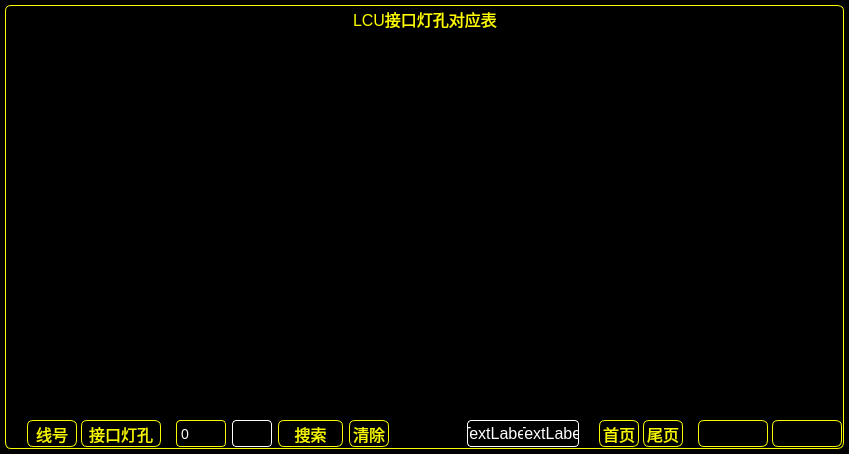
<?xml version="1.0" encoding="UTF-8"?>
<ui version="4.0">
 <class>InterfaceLampHole</class>
 <widget class="QWidget" name="InterfaceLampHole">
  <property name="geometry">
   <rect>
    <x>0</x>
    <y>0</y>
    <width>849</width>
    <height>454</height>
   </rect>
  </property>
  <property name="windowTitle">
   <string>Form</string>
  </property>
  <property name="styleSheet">
   <string notr="true">QWidget{
	background:black;
}

QWidget#widget{
	border:1px solid #fefe00;
	border-radius:6px;	
}
QLabel#label_InterfaceLampHole{
	font:75 16px;
	color:#fefe00;
}

/*******页码******/
QLabel#label
{
	color:white;
	font :14px;
	border :1px solid white;
	border-radius:4px;
}
QLabel#label_pageNum{
	color:white;
	font:16px;
	border:1px solid white;
	border-top-left-radius:4px;
	border-bottom-left-radius:4px;
	border-right:none;
}
/*****总页数*****/
QLabel#label_totalPage{
	color:white;
	font:16px;
	border:1px solid white;
	border-bottom-right-radius:4px;
	border-top-right-radius:4px;
	border-left:none;
}

QPushButton{
	color:#f9f900;
	font:75 16px;
	border:1px solid  #fafa00;
	border-radius:6px;
}

QPushButton:pressed,QPushButton:focus{
	background:#0000fe;
}

QLineEdit#lineEdit_search{
	color: #fefe00;
}

QLabel#label_search{
	color: #fefe00;
}

QComboBox#cbx_enumSelection{
	font:75 14px;
	background:transparent;
	color:white;
	border:1px solid #fafa00;
	border-radius:4px;
}

QComboBox#cbx_enumSelection::down-arrow{
	image: url(:/ComboBox/Image/ComboBox/down_arrow.png);
}

QComboBox#cbx_enumSelection::drop-down{
	border:none;
	
}

QComboBox QAbstractItemView {
	font: 75 14px;
	background-color: #28231f;
	color: white;
	border:none;
}


</string>
  </property>
  <layout class="QGridLayout" name="gridLayout">
   <property name="margin">
    <number>5</number>
   </property>
   <property name="spacing">
    <number>0</number>
   </property>
   <item row="0" column="0">
    <widget class="QWidget" name="widget" native="true">
     <layout class="QVBoxLayout" name="verticalLayout">
      <property name="spacing">
       <number>2</number>
      </property>
      <property name="margin">
       <number>2</number>
      </property>
      <item>
       <layout class="QHBoxLayout" name="horizontalLayout">
        <property name="spacing">
         <number>3</number>
        </property>
        <item>
         <spacer name="horizontalSpacer">
          <property name="orientation">
           <enum>Qt::Horizontal</enum>
          </property>
          <property name="sizeHint" stdset="0">
           <size>
            <width>40</width>
            <height>20</height>
           </size>
          </property>
         </spacer>
        </item>
        <item>
         <widget class="QLabel" name="label_InterfaceLampHole">
          <property name="minimumSize">
           <size>
            <width>0</width>
            <height>24</height>
           </size>
          </property>
          <property name="maximumSize">
           <size>
            <width>16777215</width>
            <height>24</height>
           </size>
          </property>
          <property name="text">
           <string>LCU接口灯孔对应表</string>
          </property>
         </widget>
        </item>
        <item>
         <spacer name="horizontalSpacer_2">
          <property name="orientation">
           <enum>Qt::Horizontal</enum>
          </property>
          <property name="sizeHint" stdset="0">
           <size>
            <width>40</width>
            <height>20</height>
           </size>
          </property>
         </spacer>
        </item>
       </layout>
      </item>
      <item>
       <widget class="QStackedWidget" name="stackedWidget"/>
      </item>
      <item>
       <layout class="QHBoxLayout" name="horizontalLayout_3">
        <property name="spacing">
         <number>0</number>
        </property>
        <item>
         <layout class="QHBoxLayout" name="horizontalLayout_2">
          <property name="spacing">
           <number>4</number>
          </property>
          <item>
           <spacer name="horizontalSpacer_8">
            <property name="orientation">
             <enum>Qt::Horizontal</enum>
            </property>
            <property name="sizeType">
             <enum>QSizePolicy::Minimum</enum>
            </property>
            <property name="sizeHint" stdset="0">
             <size>
              <width>20</width>
              <height>20</height>
             </size>
            </property>
           </spacer>
          </item>
          <item>
           <widget class="QPushButton" name="pushButton">
            <property name="minimumSize">
             <size>
              <width>50</width>
              <height>27</height>
             </size>
            </property>
            <property name="maximumSize">
             <size>
              <width>50</width>
              <height>27</height>
             </size>
            </property>
            <property name="text">
             <string>线号</string>
            </property>
           </widget>
          </item>
          <item>
           <widget class="QPushButton" name="pushButton_2">
            <property name="minimumSize">
             <size>
              <width>80</width>
              <height>27</height>
             </size>
            </property>
            <property name="maximumSize">
             <size>
              <width>80</width>
              <height>27</height>
             </size>
            </property>
            <property name="text">
             <string>接口灯孔</string>
            </property>
           </widget>
          </item>
         </layout>
        </item>
        <item>
         <spacer name="horizontalSpacer_6">
          <property name="orientation">
           <enum>Qt::Horizontal</enum>
          </property>
          <property name="sizeType">
           <enum>QSizePolicy::Minimum</enum>
          </property>
          <property name="sizeHint" stdset="0">
           <size>
            <width>15</width>
            <height>20</height>
           </size>
          </property>
         </spacer>
        </item>
        <item>
         <layout class="QHBoxLayout" name="horizontalLayout_4">
          <property name="spacing">
           <number>6</number>
          </property>
          <item>
           <widget class="QComboBox" name="cbx_enumSelection">
            <property name="minimumSize">
             <size>
              <width>50</width>
              <height>27</height>
             </size>
            </property>
            <property name="maximumSize">
             <size>
              <width>50</width>
              <height>27</height>
             </size>
            </property>
            <item>
             <property name="text">
              <string>0</string>
             </property>
            </item>
            <item>
             <property name="text">
              <string>1</string>
             </property>
            </item>
            <item>
             <property name="text">
              <string>2</string>
             </property>
            </item>
            <item>
             <property name="text">
              <string>3</string>
             </property>
            </item>
            <item>
             <property name="text">
              <string>4</string>
             </property>
            </item>
            <item>
             <property name="text">
              <string>5</string>
             </property>
            </item>
            <item>
             <property name="text">
              <string>6</string>
             </property>
            </item>
            <item>
             <property name="text">
              <string>7</string>
             </property>
            </item>
            <item>
             <property name="text">
              <string>8</string>
             </property>
            </item>
            <item>
             <property name="text">
              <string>9</string>
             </property>
            </item>
            <item>
             <property name="text">
              <string>B</string>
             </property>
            </item>
            <item>
             <property name="text">
              <string>S</string>
             </property>
            </item>
            <item>
             <property name="text">
              <string>T</string>
             </property>
            </item>
            <item>
             <property name="text">
              <string>Y</string>
             </property>
            </item>
           </widget>
          </item>
          <item>
           <widget class="QLabel" name="label">
            <property name="minimumSize">
             <size>
              <width>40</width>
              <height>27</height>
             </size>
            </property>
            <property name="maximumSize">
             <size>
              <width>40</width>
              <height>16777215</height>
             </size>
            </property>
            <property name="text">
             <string/>
            </property>
           </widget>
          </item>
          <item>
           <widget class="QPushButton" name="pbt_search">
            <property name="minimumSize">
             <size>
              <width>65</width>
              <height>27</height>
             </size>
            </property>
            <property name="maximumSize">
             <size>
              <width>65</width>
              <height>27</height>
             </size>
            </property>
            <property name="text">
             <string>搜索</string>
            </property>
           </widget>
          </item>
          <item>
           <widget class="QPushButton" name="pbt_clear">
            <property name="minimumSize">
             <size>
              <width>40</width>
              <height>27</height>
             </size>
            </property>
            <property name="maximumSize">
             <size>
              <width>40</width>
              <height>27</height>
             </size>
            </property>
            <property name="text">
             <string>清除</string>
            </property>
           </widget>
          </item>
         </layout>
        </item>
        <item>
         <spacer name="horizontalSpacer_9">
          <property name="orientation">
           <enum>Qt::Horizontal</enum>
          </property>
          <property name="sizeHint" stdset="0">
           <size>
            <width>20</width>
            <height>17</height>
           </size>
          </property>
         </spacer>
        </item>
        <item>
         <layout class="QHBoxLayout" name="horizontalLayout_5">
          <property name="spacing">
           <number>0</number>
          </property>
          <item>
           <widget class="QLabel" name="label_pageNum">
            <property name="minimumSize">
             <size>
              <width>56</width>
              <height>27</height>
             </size>
            </property>
            <property name="maximumSize">
             <size>
              <width>56</width>
              <height>27</height>
             </size>
            </property>
            <property name="text">
             <string>TextLabel</string>
            </property>
            <property name="alignment">
             <set>Qt::AlignCenter</set>
            </property>
           </widget>
          </item>
          <item>
           <widget class="QLabel" name="label_totalPage">
            <property name="minimumSize">
             <size>
              <width>56</width>
              <height>27</height>
             </size>
            </property>
            <property name="maximumSize">
             <size>
              <width>56</width>
              <height>27</height>
             </size>
            </property>
            <property name="text">
             <string>TextLabel</string>
            </property>
            <property name="alignment">
             <set>Qt::AlignCenter</set>
            </property>
           </widget>
          </item>
         </layout>
        </item>
        <item>
         <spacer name="horizontalSpacer_5">
          <property name="orientation">
           <enum>Qt::Horizontal</enum>
          </property>
          <property name="sizeType">
           <enum>QSizePolicy::Fixed</enum>
          </property>
          <property name="sizeHint" stdset="0">
           <size>
            <width>20</width>
            <height>20</height>
           </size>
          </property>
         </spacer>
        </item>
        <item>
         <layout class="QHBoxLayout" name="horizontalLayout_7">
          <property name="spacing">
           <number>0</number>
          </property>
          <item>
           <layout class="QHBoxLayout" name="horizontalLayout_6">
            <property name="spacing">
             <number>4</number>
            </property>
            <item>
             <widget class="QPushButton" name="pbt_homePage">
              <property name="minimumSize">
               <size>
                <width>40</width>
                <height>27</height>
               </size>
              </property>
              <property name="maximumSize">
               <size>
                <width>40</width>
                <height>27</height>
               </size>
              </property>
              <property name="text">
               <string>首页</string>
              </property>
             </widget>
            </item>
            <item>
             <widget class="QPushButton" name="pbt_endPage">
              <property name="minimumSize">
               <size>
                <width>40</width>
                <height>27</height>
               </size>
              </property>
              <property name="maximumSize">
               <size>
                <width>40</width>
                <height>27</height>
               </size>
              </property>
              <property name="text">
               <string>尾页</string>
              </property>
             </widget>
            </item>
           </layout>
          </item>
          <item>
           <spacer name="horizontalSpacer_3">
            <property name="orientation">
             <enum>Qt::Horizontal</enum>
            </property>
            <property name="sizeType">
             <enum>QSizePolicy::Fixed</enum>
            </property>
            <property name="sizeHint" stdset="0">
             <size>
              <width>15</width>
              <height>20</height>
             </size>
            </property>
           </spacer>
          </item>
          <item>
           <layout class="QHBoxLayout" name="horizontalLayout_8">
            <property name="spacing">
             <number>4</number>
            </property>
            <item>
             <widget class="QPushButton" name="pbt_pageUp">
              <property name="minimumSize">
               <size>
                <width>70</width>
                <height>27</height>
               </size>
              </property>
              <property name="maximumSize">
               <size>
                <width>70</width>
                <height>27</height>
               </size>
              </property>
              <property name="text">
               <string/>
              </property>
             </widget>
            </item>
            <item>
             <widget class="QPushButton" name="pbt_pageDown">
              <property name="minimumSize">
               <size>
                <width>70</width>
                <height>27</height>
               </size>
              </property>
              <property name="maximumSize">
               <size>
                <width>70</width>
                <height>27</height>
               </size>
              </property>
              <property name="text">
               <string/>
              </property>
             </widget>
            </item>
           </layout>
          </item>
         </layout>
        </item>
       </layout>
      </item>
     </layout>
    </widget>
   </item>
  </layout>
 </widget>
 <resources/>
 <connections/>
</ui>
